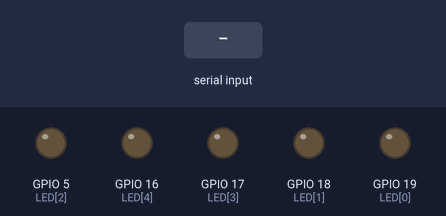
The sketch below on a simulated ESP32. Parts: output pins drawn as LEDs (lit = HIGH). The test bench sets the inputs (shaded band). Nothing arrives over Bluetooth unless stated.

Above: at 1.2 s.
1.3 s: "1" received over the second serial link
At 1.7 s:
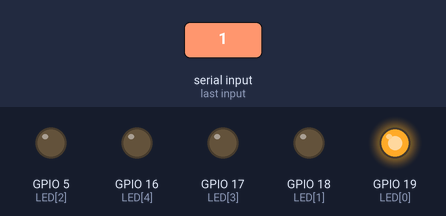
4.3 s: "3" received over the second serial link
At 5.5 s:
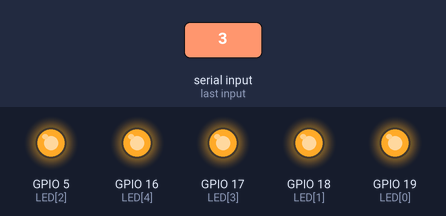
5.8 s: "2" received over the second serial link
At 7.2 s:
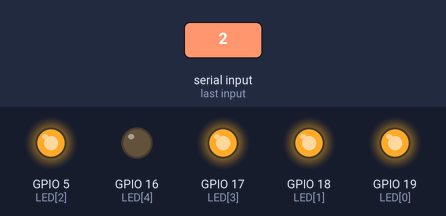
Timing chart, 0 to 10.3 s (numbered marks = the images above; inputs shaded):
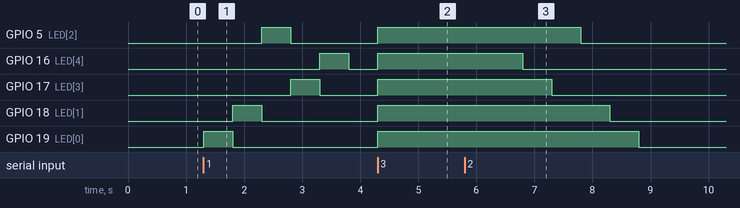

Measured:
- after the input at 1.3 s, GPIO 5 (LED[2]): LOW → HIGH after 1.0 s, → LOW 0.50 s later; GPIO 16 (LED[4]): LOW → HIGH after 2.0 s, → LOW 0.50 s later; GPIO 17 (LED[3]): LOW → HIGH after 1.5 s, → LOW 0.50 s later; GPIO 18 (LED[1]): LOW → HIGH after 0.50 s, → LOW 0.50 s later; GPIO 19 (LED[0]): LOW → HIGH at once, → LOW 0.50 s later
- after the input at 4.3 s, GPIO 5 (LED[2]), GPIO 16 (LED[4]), GPIO 17 (LED[3]), GPIO 18 (LED[1]), GPIO 19 (LED[0]): LOW → HIGH at once
- after the input at 5.8 s, GPIO 5 (LED[2]): HIGH → LOW after 2.0 s; GPIO 16 (LED[4]): HIGH → LOW after 1.0 s; GPIO 17 (LED[3]): HIGH → LOW after 1.5 s; GPIO 18 (LED[1]): HIGH → LOW after 2.5 s; GPIO 19 (LED[0]): HIGH → LOW after 3.0 s

The sketch:

Lab1-2.ino
```cpp
#include <BluetoothSerial.h>  //導入 Bluetooth 程式庫

BluetoothSerial BT;  //宣告 BT 為藍芽通訊物件
bool led_sw;
const int LED[5] = { 19, 18, 5, 17, 16 };
char var;
bool LED_state[7][5] = {
  { 0, 0, 0, 0, 0 },
  { 1, 0, 0, 0, 0 },
  { 0, 1, 0, 0, 0 },
  { 0, 0, 1, 0, 0 },
  { 0, 0, 0, 1, 0 },
  { 0, 0, 0, 0, 1 },
  { 1, 1, 1, 1, 1 },
};

void setup() {
  Serial.begin(9600);
  BT.begin("ESP32_2");  //設定藍芽名稱為 ESP32_組別號碼
  //宣告初始腳位及狀態
  for (int i = 0; i < 5; i++) {
    pinMode(LED[i], OUTPUT);
    digitalWrite(LED[i], LOW);
  }
}

void loop() {
  if (BT.available()) {
    //若收到藍牙終端的資料，則執行特定指令
    var = BT.read();
    if (var == '0') {
      for (int i = 0; i < 5; i++) {
        digitalWrite(LED[i], LOW);
      }
    } else if (var == '1') {
      for (int i = 0; i < 5; i++) {
        digitalWrite(LED[i], HIGH);
        delay(500);
        digitalWrite(LED[i], LOW);
      }
    } else if (var == '2') {
      for (int i = 5; i >= 0; i--) {
        digitalWrite(LED[i], HIGH);
        delay(500);
        digitalWrite(LED[i], LOW);
      }
    } else if (var == '3') {
      for (int i = 0; i < 5; i++) {
        digitalWrite(LED[i], HIGH);
      }
    } else {
      for (int i = 0; i < 5; i++) {
        digitalWrite(LED[i], HIGH);
      }
      delay(200);
      for (int i = 0; i < 5; i++) {
        digitalWrite(LED[i], LOW);
      }
      delay(200);
      for (int i = 0; i < 5; i++) {
        digitalWrite(LED[i], HIGH);
      }
      delay(200);
      for (int i = 0; i < 5; i++) {
        digitalWrite(LED[i], LOW);
      }
    }
  }
}
```
